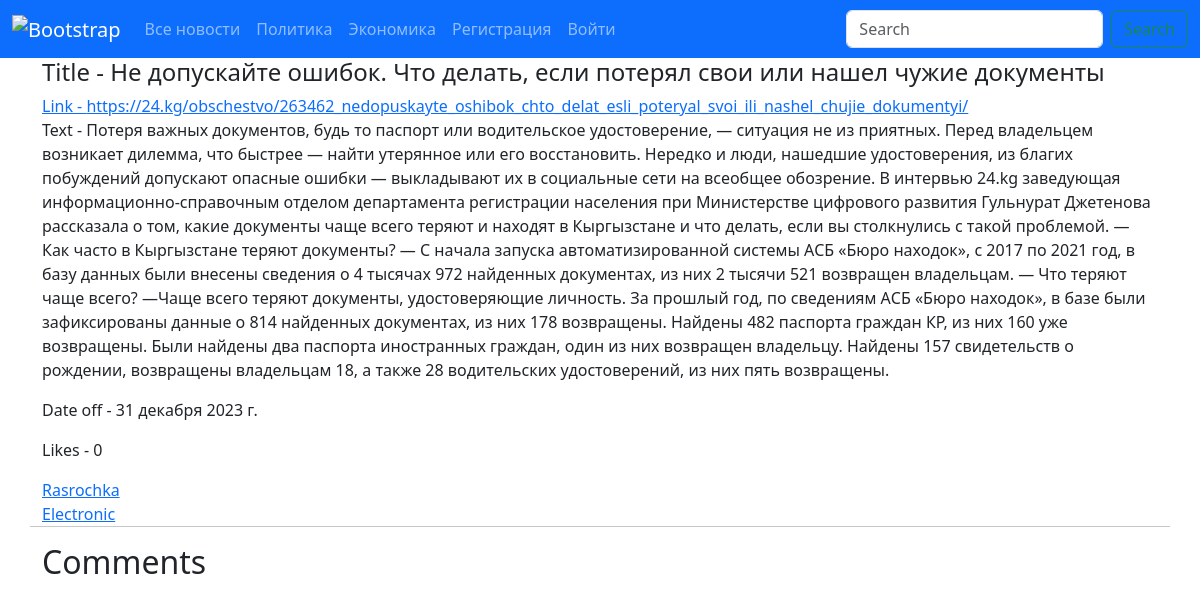
Screenshot of /news/2/ with the database file from the repository.
### news/models.py (models this page shows, shortened)
class Category(models.Model):
    title = models.CharField(max_length=100)

class News(models.Model):
    class Meta:
        verbose_name = 'новость'
        verbose_name_plural = 'новости'
    image = models.ImageField(null=True, upload_to='news')
    category = models.ForeignKey(Category, on_delete=models.PROTECT,
                                 null=True, verbose_name='Категория')
    tags = models.ManyToManyField(Tag, blank=True, verbose_name='Тэги')
    title = models.CharField(max_length=100, verbose_name='Заголовок')
    link = models.URLField(verbose_name='Ссылка')
    text = models.TextField(null=True, verbose_name='Текст')
    likes = models.IntegerField(default=0, verbose_name='Лайки')
    rating = models.FloatField(default=0, verbose_name='Рейтинг')
    date_off = models.DateField(null=True, verbose_name='Дата окончания новости')

class Tag(models.Model):
    title = models.CharField(max_length=100)

### news/views.py (the view, shortened to what this page needs)
# urls.py: path('news/<int:id>/', views.news_item_view),
def news_item_view(request, id):
    try:
        detail = News.objects.get(id=id)
    except News.DoesNotExist:
        raise Http404('News not found')
    if request.method == 'GET':
        context = {
            'news_detail': detail,
            'comments': Comment.objects.filter(news_id=id),
            'categories': Category.objects.all()
        }
        return render(request, 'detail.html', context=context)

### templates/detail.html (shortened to what this page needs)
{% extends 'layout.html' %}
{% block content %}
    <h4>Title - {{ news_detail.title }}</h4>
    <a href="{{ news_detail.link }}">Link - {{ news_detail.link }}</a>
    <p>Text - {{ news_detail.text }}</p>
    <p>Date off - {{ news_detail.date_off }}</p>
    <p>Likes - {{ news_detail.likes }}</p>
    <a>{% for tag in news_detail.tags.all %}
        <a href="">{{ tag.title }}</a>
    {% endfor %}
    </a>
    <hr/>
    <h2>Comments</h2>
{% endblock %}

### templates/layout.html (shortened to what this page needs)
{% load static %}
<!DOCTYPE html>
<html lang="en">
<head>
    <link rel="stylesheet" href="{% static 'css/style.css' %}">
    <link href="https://cdn.jsdelivr.net/npm/bootstrap@5.3.0-alpha3/dist/css/bootstrap.min.css" rel="stylesheet"
>
</head>
<body>
<nav class="navbar navbar-expand-lg navbar-dark bg-primary">
    <div class="container-fluid">
        <a class="navbar-brand" href="/news/">
            <img src="{% static 'images/unnamed.png' %}" alt="Bootstrap" width="30" height="30">
        </a>
        <div class="collapse navbar-collapse" id="navbarSupportedContent">
            <ul class="navbar-nav me-auto mb-2 mb-lg-0">
                <li class="nav-item">
                    <a class="nav-link" href="/news/">Все новости</a>
                    {% for i in categories %}
                        <li class="nav-item">
                            <a class="nav-link" href="/category/{{ i.id }}/news/">{{ i.title }}</a>
                        </li>
                    {% endfor %}
                <li class="nav-item">
                    <a class="nav-link" href="/register/">Регистрация</a>
                <li>
                {% if user.is_authenticated %}
                    <li class="nav-item">
                        <a class="nav-link" href="/logout/">Выйти({{ user }})</a>
                    <li>
                {% else %}
                    <li class="nav-item">
                    <a class="nav-link" href="/login/">Войти</a>
                {% endif %}
            </ul>
        <form class="d-flex" role="search" action="/search/" method="get">
              <input class="form-control me-2" type="search" name="search_word"
                     placeholder="Search" aria-label="Search">
              <button class="btn btn-outline-success" type="submit">Search</button>
        </form>
        </div>
    </div>
</nav>
<div class="container">
    <div class='row'>
        {% block content %}
        {% endblock %}
    </div>
</div>
</body>
</html>

### static_files/css/style.css (style rules this page uses)
body { background: #5b80b2; color: white; }

### rows the page displays
Category: title "Политика"
Category: title "Экономика"
News: title "Не допускайте ошибок. Что делать, если потерял свои или нашел чужие документы", link "https://24.kg/obschestvo/263462_nedopuskayte_oshibok_chto_delat_esli_poteryal_svoi_ili_nashel_chujie_dokumentyi/", text "Потеря важных документов, будь то паспорт или водительское удостоверение, — ситуация не из приятных. Перед владельцем возникает дилемма, что быстрее — найти утерянное или его восстановить. Нередко и люди, нашедшие удостоверения, из благих побуждений допускают опасные ошибки — выкладывают их в социальные сети на всеобщее обозрение. В интервью 24.kg заведующая информационно-справочным отделом департамента регистрации населения при Министерстве цифрового развития Гульнурат Джетенова рассказала о том, какие документы чаще всего теряют и находят в Кыргызстане и что делать, если вы столкнулись с такой проблемой. — Как часто в Кыргызстане теряют документы? — С начала запуска автоматизированной…", date_off "31 декабря 2023 г.", likes "0"
Tag: title "Rasrochka"
Tag: title "Electronic"
